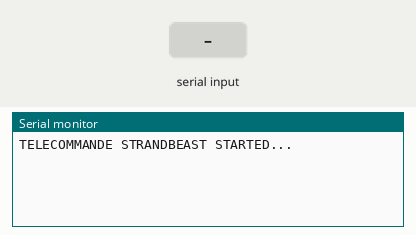
Recording of a sketch running on a simulated Arduino Uno, built with avr-gcc and run on an emulated ATmega328P. Parts: the last lines printed to the serial monitor. Inputs (shaded band) come from the test bench. No radio packets arrive unless stated.

Above: at 1.2 s.
1.3 s: "1" received over Serial
At 2.5 s:
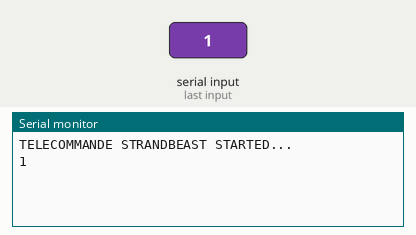
2.8 s: "0" received over Serial
At 3.9 s:
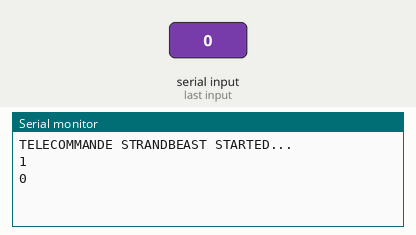
4.3 s: "2" received over Serial
At 5.0 s:
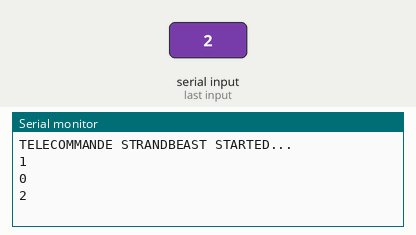

The sketch:

commande_radio_robotstrb.ino
```cpp
void setup() {
  setup_radio();
  Serial.begin(9600);    // Initialiser la communication série
  Serial.println("TELECOMMANDE STRANDBEAST STARTED...");

}

void loop(void) {


   if ( Serial.available()>0 )
  {
    char c = toupper(Serial.read());
    Serial.println(c);
    envoi_radio(c);

  }

  }
```

radio.ino
```cpp
#include  <SPI.h>
#include  <RF24.h>

#define DATA_TRANSMIT_LENGTH_IN_BYTES 3

typedef struct payload_t
{ //uint8_t src_node ;
  //uint8_t dest_node ;
  //uint16_t pkt_id ;
  //unsigned long time ;
  char data[DATA_TRANSMIT_LENGTH_IN_BYTES];
} payload_t;


RF24 radio(9,10);
//RF24 radio(A3,A2);

uint8_t address[6] = {0x1C,0xCE,0xCC,0xCE,0xCC};   // Adresse du pipe


int rcv_val = 0;

payload_t payload;
byte response=1;

long val;

void setup_radio() {

 radio.begin();
 radio.setChannel(108);
 //radio.setDataRate(RF24_1MBPS);
 //radio.setDataRate(RF24_2MBPS);
 radio.setDataRate(RF24_250KBPS);

  radio.setRetries(15,15);

  radio.enableDynamicPayloads();

  radio.openWritingPipe(address);    // Ouvrir le Pipe en écriture
  radio.stopListening();
}


bool received_something_on_radio(){
 return(radio.available());
}


bool envoi_radio(char value){
  payload.data[0]=value;
  return(radio.write(&payload,sizeof(payload_t)));
}


char get_received_radio_value()
{
 radio.read( &payload, sizeof(payload_t) );
 return(payload.data[0]);
}
```

Measured:
- after the input at 1.3 s, the serial monitor: prints a new line at once (image 1)
- after the input at 2.8 s, the serial monitor: prints a new line at once (image 2)
- after the input at 4.3 s, the serial monitor: prints a new line at once (image 3)
